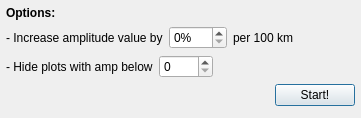
<?xml version="1.0" encoding="UTF-8"?>
<ui version="4.0">
 <class>AmplitudeDlg</class>
 <widget class="QDialog" name="AmplitudeDlg">
  <property name="geometry">
   <rect>
    <x>0</x>
    <y>0</y>
    <width>361</width>
    <height>118</height>
   </rect>
  </property>
  <property name="windowTitle">
   <string>SSR amplitudes options</string>
  </property>
  <layout class="QVBoxLayout" name="verticalLayout">
   <property name="leftMargin">
    <number>6</number>
   </property>
   <property name="topMargin">
    <number>6</number>
   </property>
   <property name="rightMargin">
    <number>6</number>
   </property>
   <property name="bottomMargin">
    <number>6</number>
   </property>
   <item>
    <widget class="QLabel" name="label_4">
     <property name="font">
      <font>
       <weight>75</weight>
       <bold>true</bold>
      </font>
     </property>
     <property name="text">
      <string>Options:</string>
     </property>
    </widget>
   </item>
   <item>
    <layout class="QHBoxLayout" name="horizontalLayout">
     <item>
      <widget class="QLabel" name="label">
       <property name="text">
        <string>- Increase amplitude value by</string>
       </property>
      </widget>
     </item>
     <item>
      <widget class="QSpinBox" name="spinIncrease">
       <property name="minimumSize">
        <size>
         <width>50</width>
         <height>0</height>
        </size>
       </property>
       <property name="suffix">
        <string>%</string>
       </property>
       <property name="maximum">
        <number>100</number>
       </property>
      </widget>
     </item>
     <item>
      <widget class="QLabel" name="label_3">
       <property name="text">
        <string>per 100 km</string>
       </property>
      </widget>
     </item>
     <item>
      <spacer name="horizontalSpacer">
       <property name="orientation">
        <enum>Qt::Horizontal</enum>
       </property>
       <property name="sizeHint" stdset="0">
        <size>
         <width>40</width>
         <height>20</height>
        </size>
       </property>
      </spacer>
     </item>
    </layout>
   </item>
   <item>
    <layout class="QHBoxLayout" name="horizontalLayout_2">
     <item>
      <widget class="QLabel" name="label_2">
       <property name="text">
        <string>- Hide plots with amp below</string>
       </property>
      </widget>
     </item>
     <item>
      <widget class="QSpinBox" name="spinLevel">
       <property name="minimumSize">
        <size>
         <width>50</width>
         <height>0</height>
        </size>
       </property>
       <property name="maximum">
        <number>5000</number>
       </property>
      </widget>
     </item>
     <item>
      <spacer name="horizontalSpacer_3">
       <property name="orientation">
        <enum>Qt::Horizontal</enum>
       </property>
       <property name="sizeHint" stdset="0">
        <size>
         <width>40</width>
         <height>20</height>
        </size>
       </property>
      </spacer>
     </item>
    </layout>
   </item>
   <item>
    <layout class="QHBoxLayout" name="horizontalLayout_3">
     <item>
      <spacer name="horizontalSpacer_2">
       <property name="orientation">
        <enum>Qt::Horizontal</enum>
       </property>
       <property name="sizeHint" stdset="0">
        <size>
         <width>158</width>
         <height>20</height>
        </size>
       </property>
      </spacer>
     </item>
     <item>
      <widget class="QPushButton" name="btnOk">
       <property name="text">
        <string>Start!</string>
       </property>
      </widget>
     </item>
    </layout>
   </item>
   <item>
    <spacer name="verticalSpacer">
     <property name="orientation">
      <enum>Qt::Vertical</enum>
     </property>
     <property name="sizeHint" stdset="0">
      <size>
       <width>20</width>
       <height>0</height>
      </size>
     </property>
    </spacer>
   </item>
  </layout>
 </widget>
 <resources/>
 <connections>
  <connection>
   <sender>btnOk</sender>
   <signal>clicked()</signal>
   <receiver>AmplitudeDlg</receiver>
   <slot>accept()</slot>
   <hints>
    <hint type="sourcelabel">
     <x>309</x>
     <y>85</y>
    </hint>
    <hint type="destinationlabel">
     <x>218</x>
     <y>89</y>
    </hint>
   </hints>
  </connection>
 </connections>
</ui>
